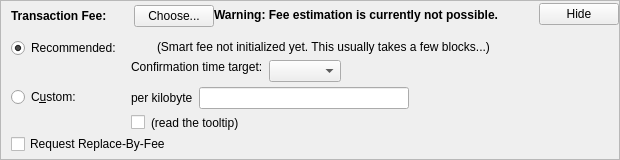
      <widget class="QFrame" name="frameFee">
       <property name="sizePolicy">
        <sizepolicy hsizetype="Preferred" vsizetype="Fixed">
         <horstretch>0</horstretch>
         <verstretch>0</verstretch>
        </sizepolicy>
       </property>
       <property name="frameShape">
        <enum>QFrame::StyledPanel</enum>
       </property>
       <property name="frameShadow">
        <enum>QFrame::Raised</enum>
       </property>
       <layout class="QVBoxLayout" name="verticalLayout_3">
        <property name="spacing">
         <number>0</number>
        </property>
        <property name="leftMargin">
         <number>0</number>
        </property>
        <property name="topMargin">
         <number>0</number>
        </property>
        <property name="rightMargin">
         <number>0</number>
        </property>
        <property name="bottomMargin">
         <number>0</number>
        </property>
        <item>
         <layout class="QVBoxLayout" name="verticalLayoutFee2" stretch="0,0,0">
          <property name="spacing">
           <number>0</number>
          </property>
          <property name="leftMargin">
           <number>10</number>
          </property>
          <property name="topMargin">
           <number>0</number>
          </property>
          <item>
           <layout class="QHBoxLayout" name="horizontalLayoutFee1">
            <property name="bottomMargin">
             <number>0</number>
            </property>
            <item>
             <layout class="QVBoxLayout" name="verticalLayoutFee7">
              <property name="spacing">
               <number>0</number>
              </property>
              <item>
               <spacer name="verticalSpacerSmartFee">
                <property name="orientation">
                 <enum>Qt::Vertical</enum>
                </property>
                <property name="sizeType">
                 <enum>QSizePolicy::Fixed</enum>
                </property>
                <property name="sizeHint" stdset="0">
                 <size>
                  <width>1</width>
                  <height>4</height>
                 </size>
                </property>
               </spacer>
              </item>
              <item>
               <layout class="QHBoxLayout" name="horizontalLayoutSmartFee">
                <property name="spacing">
                 <number>10</number>
                </property>
                <item>
                 <widget class="QLabel" name="labelFeeHeadline">
                  <property name="sizePolicy">
                   <sizepolicy hsizetype="Preferred" vsizetype="Maximum">
                    <horstretch>0</horstretch>
                    <verstretch>0</verstretch>
                   </sizepolicy>
                  </property>
                  <property name="font">
                   <font>
                    <weight>75</weight>
                    <bold>true</bold>
                   </font>
                  </property>
                  <property name="styleSheet">
                   <string notr="true">font-weight:bold;</string>
                  </property>
                  <property name="text">
                   <string>Transaction Fee:</string>
                  </property>
                 </widget>
                </item>
                <item>
                 <widget class="QLabel" name="labelFeeMinimized">
                  <property name="text">
                   <string/>
                  </property>
                 </widget>
                </item>
                <item>
                 <widget class="QPushButton" name="buttonChooseFee">
                  <property name="text">
                   <string>Choose...</string>
                  </property>
                 </widget>
                </item>
               </layout>
              </item>
              <item>
               <spacer name="verticalSpacer_5">
                <property name="orientation">
                 <enum>Qt::Vertical</enum>
                </property>
                <property name="sizeHint" stdset="0">
                 <size>
                  <width>1</width>
                  <height>1</height>
                 </size>
                </property>
               </spacer>
              </item>
             </layout>
            </item>
            <item>
             <widget class="QLabel" name="fallbackFeeWarningLabel">
              <property name="font">
               <font>
                <weight>75</weight>
                <bold>true</bold>
               </font>
              </property>
              <property name="toolTip">
               <string>Using the fallbackfee can result in sending a transaction that will take several hours or days (or never) to confirm. Consider choosing your fee manually or wait until you have validated the complete chain.</string>
              </property>
              <property name="text">
               <string>Warning: Fee estimation is currently not possible.</string>
              </property>
              <property name="wordWrap">
               <bool>false</bool>
              </property>
             </widget>
            </item>
            <item>
             <spacer name="horizontalSpacer_5">
              <property name="orientation">
               <enum>Qt::Horizontal</enum>
              </property>
              <property name="sizeType">
               <enum>QSizePolicy::MinimumExpanding</enum>
              </property>
              <property name="sizeHint" stdset="0">
               <size>
                <width>40</width>
                <height>20</height>
               </size>
              </property>
             </spacer>
            </item>
            <item>
             <widget class="QPushButton" name="buttonMinimizeFee">
              <property name="toolTip">
               <string>collapse fee-settings</string>
              </property>
              <property name="text">
               <string>Hide</string>
              </property>
             </widget>
            </item>
           </layout>
          </item>
          <item>
           <widget class="QFrame" name="frameFeeSelection">
            <layout class="QVBoxLayout" name="verticalLayoutFee12">
             <property name="spacing">
              <number>0</number>
             </property>
             <property name="leftMargin">
              <number>0</number>
             </property>
             <property name="topMargin">
              <number>0</number>
             </property>
             <property name="rightMargin">
              <number>0</number>
             </property>
             <property name="bottomMargin">
              <number>0</number>
             </property>
             <item>
              <layout class="QGridLayout" name="gridLayoutFee">
               <property name="topMargin">
                <number>10</number>
               </property>
               <property name="bottomMargin">
                <number>4</number>
               </property>
               <property name="horizontalSpacing">
                <number>10</number>
               </property>
               <property name="verticalSpacing">
                <number>4</number>
               </property>
               <item row="1" column="1">
                <layout class="QVBoxLayout" name="verticalLayoutFee8">
                 <property name="spacing">
                  <number>6</number>
                 </property>
                 <item>
                  <layout class="QHBoxLayout" name="horizontalLayoutFee13">
                   <item>
                    <widget class="QLabel" name="labelCustomPerKilobyte">
                     <property name="toolTip">
                      <string>If the custom fee is set to 1000 satoshis and the transaction is only 250 bytes, then &quot;per kilobyte&quot; only pays 250 satoshis in fee, while &quot;total at least&quot; pays 1000 satoshis. For transactions bigger than a kilobyte both pay by kilobyte.</string>
                     </property>
                     <property name="text">
                      <string>per kilobyte</string>
                     </property>
                    </widget>
                   </item>
                   <item>
                    <widget class="NeuraiAmountField" name="customFee"/>
                   </item>
                   <item>
                    <spacer name="horizontalSpacer_6">
                     <property name="orientation">
                      <enum>Qt::Horizontal</enum>
                     </property>
                     <property name="sizeHint" stdset="0">
                      <size>
                       <width>1</width>
                       <height>1</height>
                      </size>
                     </property>
                    </spacer>
                   </item>
                  </layout>
                 </item>
                 <item>
                  <layout class="QHBoxLayout" name="horizontalLayoutFee8">
                   <item>
                    <widget class="QCheckBox" name="checkBoxMinimumFee">
                     <property name="toolTip">
                      <string>Paying only the minimum fee is just fine as long as there is less transaction volume than space in the blocks. But be aware that this can end up in a never confirming transaction once there is more demand for neurai transactions than the network can process.</string>
                     </property>
                     <property name="text">
                      <string/>
                     </property>
                    </widget>
                   </item>
                   <item>
                    <widget class="QLabel" name="labelMinFeeWarning">
                     <property name="enabled">
                      <bool>true</bool>
                     </property>
                     <property name="toolTip">
                      <string>Paying only the minimum fee is just fine as long as there is less transaction volume than space in the blocks. But be aware that this can end up in a never confirming transaction once there is more demand for neurai transactions than the network can process.</string>
                     </property>
                     <property name="text">
                      <string>(read the tooltip)</string>
                     </property>
                     <property name="margin">
                      <number>5</number>
                     </property>
                    </widget>
                   </item>
                   <item>
                    <spacer name="horizontalSpacer_7">
                     <property name="orientation">
                      <enum>Qt::Horizontal</enum>
                     </property>
                     <property name="sizeHint" stdset="0">
                      <size>
                       <width>1</width>
                       <height>1</height>
                      </size>
                     </property>
                    </spacer>
                   </item>
                  </layout>
                 </item>
                </layout>
               </item>
               <item row="0" column="0">
                <layout class="QVBoxLayout" name="verticalLayoutFee4" stretch="0,1">
                 <item>
                  <widget class="QRadioButton" name="radioSmartFee">
                   <property name="text">
                    <string>Recommended:</string>
                   </property>
                   <property name="checked">
                    <bool>true</bool>
                   </property>
                   <attribute name="buttonGroup">
                    <string notr="true">groupFee</string>
                   </attribute>
                  </widget>
                 </item>
                 <item>
                  <spacer name="verticalSpacer_2">
                   <property name="orientation">
                    <enum>Qt::Vertical</enum>
                   </property>
                   <property name="sizeHint" stdset="0">
                    <size>
                     <width>1</width>
                     <height>1</height>
                    </size>
                   </property>
                  </spacer>
                 </item>
                </layout>
               </item>
               <item row="1" column="0">
                <layout class="QVBoxLayout" name="verticalLayoutFee9" stretch="0,1">
                 <item>
                  <widget class="QRadioButton" name="radioCustomFee">
                   <property name="text">
                    <string>C&amp;ustom:</string>
                   </property>
                   <attribute name="buttonGroup">
                    <string notr="true">groupFee</string>
                   </attribute>
                  </widget>
                 </item>
                 <item>
                  <spacer name="verticalSpacer_6">
                   <property name="orientation">
                    <enum>Qt::Vertical</enum>
                   </property>
                   <property name="sizeHint" stdset="0">
                    <size>
                     <width>1</width>
                     <height>1</height>
                    </size>
                   </property>
                  </spacer>
                 </item>
                </layout>
               </item>
               <item row="0" column="1">
                <layout class="QVBoxLayout" name="verticalLayoutFee3" stretch="0,0,1">
                 <property name="spacing">
                  <number>6</number>
                 </property>
                 <property name="topMargin">
                  <number>2</number>
                 </property>
                 <item>
                  <layout class="QHBoxLayout" name="horizontalLayoutFee12">
                   <item>
                    <widget class="QLabel" name="labelSmartFee">
                     <property name="text">
                      <string/>
                     </property>
                     <property name="margin">
                      <number>2</number>
                     </property>
                    </widget>
                   </item>
                   <item>
                    <widget class="QLabel" name="labelFeeEstimation">
                     <property name="text">
                      <string/>
                     </property>
                    </widget>
                   </item>
                   <item>
                    <widget class="QLabel" name="labelSmartFee2">
                     <property name="text">
                      <string>(Smart fee not initialized yet. This usually takes a few blocks...)</string>
                     </property>
                     <property name="margin">
                      <number>2</number>
                     </property>
                    </widget>
                   </item>
                   <item>
                    <spacer name="horizontalSpacer_8">
                     <property name="orientation">
                      <enum>Qt::Horizontal</enum>
                     </property>
                     <property name="sizeHint" stdset="0">
                      <size>
                       <width>1</width>
                       <height>1</height>
                      </size>
                     </property>
                    </spacer>
                   </item>
                  </layout>
                 </item>
                 <item>
                  <layout class="QHBoxLayout" name="horizontalLayoutFee9">
                   <item>
                    <layout class="QVBoxLayout" name="verticalLayoutFee6">
                     <item>
                      <widget class="QLabel" name="labelSmartFee3">
                       <property name="text">
                        <string>Confirmation time target:</string>
                       </property>
                       <property name="margin">
                        <number>2</number>
                       </property>
                      </widget>
                     </item>
                     <item>
                      <spacer name="verticalSpacer_3">
                       <property name="orientation">
                        <enum>Qt::Vertical</enum>
                       </property>
                       <property name="sizeHint" stdset="0">
                        <size>
                         <width>1</width>
                         <height>1</height>
                        </size>
                       </property>
                      </spacer>
                     </item>
                    </layout>
                   </item>
                   <item>
                    <layout class="QVBoxLayout" name="verticalLayoutFee5">
                     <property name="rightMargin">
                      <number>30</number>
                     </property>
                     <item>
                      <layout class="QHBoxLayout" name="horizontalLayoutConfTarget">
                       <property name="bottomMargin">
                        <number>0</number>
                       </property>
                       <item>
                        <widget class="QComboBox" name="confTargetSelector"/>
                       </item>
                       <item>
                        <spacer name="horizontalSpacerConfTarget">
                         <property name="orientation">
                          <enum>Qt::Horizontal</enum>
                         </property>
                         <property name="sizeHint" stdset="0">
                          <size>
                           <width>40</width>
                           <height>20</height>
                          </size>
                         </property>
                        </spacer>
                       </item>
                      </layout>
                     </item>
                    </layout>
                   </item>
                  </layout>
                 </item>
                 <item>
                  <spacer name="verticalSpacer_4">
                   <property name="orientation">
                    <enum>Qt::Vertical</enum>
                   </property>
                   <property name="sizeHint" stdset="0">
                    <size>
                     <width>1</width>
                     <height>1</height>
                    </size>
                   </property>
                  </spacer>
                 </item>
                </layout>
               </item>
              </layout>
             </item>
             <item>
              <widget class="QCheckBox" name="optInRBF">
               <property name="toolTip">
                <string>Indicates that the sender may wish to replace this transaction with a new one paying higher fees (prior to being confirmed).</string>
               </property>
               <property name="text">
                <string>Request Replace-By-Fee</string>
               </property>
              </widget>
             </item>
            </layout>
           </widget>
          </item>
          <item>
           <spacer name="verticalSpacerFee">
            <property name="orientation">
             <enum>Qt::Vertical</enum>
            </property>
            <property name="sizeType">
             <enum>QSizePolicy::Expanding</enum>
            </property>
            <property name="sizeHint" stdset="0">
             <size>
              <width>40</width>
              <height>5</height>
             </size>
            </property>
           </spacer>
          </item>
         </layout>
        </item>
       </layout>
      </widget>
